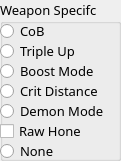
   <widget class="QGroupBox" name="weaponSpecificGroupBox">
    <property name="geometry">
     <rect>
      <x>410</x>
      <y>160</y>
      <width>121</width>
      <height>161</height>
     </rect>
    </property>
    <property name="font">
     <font>
      <family>Sans</family>
      <pointsize>10</pointsize>
     </font>
    </property>
    <property name="title">
     <string>Weapon Specifc</string>
    </property>
    <widget class="QRadioButton" name="tripleUpRadioButton">
     <property name="geometry">
      <rect>
       <x>0</x>
       <y>40</y>
       <width>91</width>
       <height>22</height>
      </rect>
     </property>
     <property name="font">
      <font>
       <family>Sans</family>
       <pointsize>10</pointsize>
      </font>
     </property>
     <property name="text">
      <string>Triple Up</string>
     </property>
    </widget>
    <widget class="QRadioButton" name="boostModeRadioButton">
     <property name="geometry">
      <rect>
       <x>0</x>
       <y>60</y>
       <width>117</width>
       <height>22</height>
      </rect>
     </property>
     <property name="font">
      <font>
       <family>Sans</family>
       <pointsize>10</pointsize>
      </font>
     </property>
     <property name="text">
      <string>Boost Mode</string>
     </property>
    </widget>
    <widget class="QRadioButton" name="weaponSpecificNoneRadioButton">
     <property name="geometry">
      <rect>
       <x>0</x>
       <y>140</y>
       <width>71</width>
       <height>22</height>
      </rect>
     </property>
     <property name="font">
      <font>
       <family>Sans</family>
       <pointsize>10</pointsize>
      </font>
     </property>
     <property name="text">
      <string>None</string>
     </property>
    </widget>
    <widget class="QRadioButton" name="critDistanceRadioButton">
     <property name="geometry">
      <rect>
       <x>0</x>
       <y>80</y>
       <width>121</width>
       <height>22</height>
      </rect>
     </property>
     <property name="font">
      <font>
       <family>Sans</family>
       <pointsize>10</pointsize>
      </font>
     </property>
     <property name="text">
      <string>Crit Distance</string>
     </property>
    </widget>
    <widget class="QRadioButton" name="CoBRadioButton">
     <property name="geometry">
      <rect>
       <x>0</x>
       <y>20</y>
       <width>61</width>
       <height>22</height>
      </rect>
     </property>
     <property name="font">
      <font>
       <family>Sans</family>
       <pointsize>10</pointsize>
      </font>
     </property>
     <property name="text">
      <string>CoB</string>
     </property>
    </widget>
    <widget class="QRadioButton" name="demonModeRadioButton">
     <property name="geometry">
      <rect>
       <x>0</x>
       <y>100</y>
       <width>117</width>
       <height>22</height>
      </rect>
     </property>
     <property name="font">
      <font>
       <family>Sans</family>
       <pointsize>10</pointsize>
      </font>
     </property>
     <property name="text">
      <string>Demon Mode</string>
     </property>
    </widget>
    <widget class="QCheckBox" name="rawHoneCheckBox">
     <property name="geometry">
      <rect>
       <x>0</x>
       <y>120</y>
       <width>101</width>
       <height>22</height>
      </rect>
     </property>
     <property name="font">
      <font>
       <family>Sans</family>
       <pointsize>10</pointsize>
      </font>
     </property>
     <property name="text">
      <string>Raw Hone</string>
     </property>
    </widget>
   </widget>
